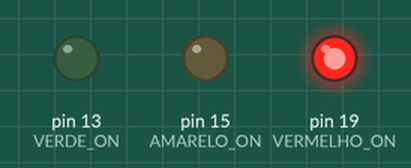
The sketch below on a simulated Arduino Uno, built with avr-gcc and run on an emulated ATmega328P. Shown: output pins drawn as LEDs (lit = HIGH).

Above: at 1.0 s.
At 2.5 s:
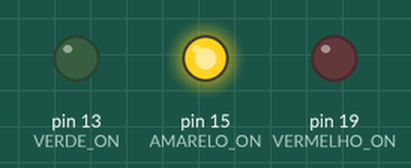
At 4.0 s:
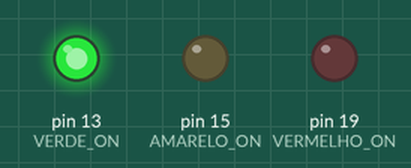
Timing chart, 0 to 6.5 s (numbered marks = the images above):
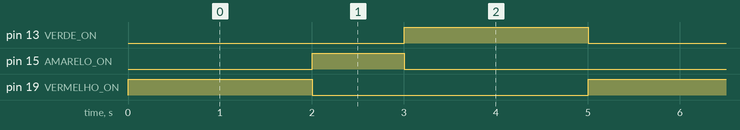

Measured:
- by itself, pin 13 (VERDE_ON), pin 19 (VERMELHO_ON): alternates HIGH for 2.0 s and LOW for 3.0 s
- by itself, pin 15 (AMARELO_ON): alternates HIGH for 1.0 s and LOW for 4.0 s
- by itself, everything shown: repeats every 5.0 s, in 3 steps

The sketch:

L_gica_Simplificada.ino
```cpp
#include <avr/io.h>
#include <util/delay.h>

#define VERMELHO_ON (1 << PC5)
#define AMARELO_ON  (1 << PC1)
#define VERDE_ON    (1 << PB5)

int main() {
    // Configuração dos pinos de saída
    DDRC |= VERMELHO_ON | AMARELO_ON; // Define PC5 e PC1 como saída
    DDRB |= VERDE_ON;                 // Define PB5 como saída
    DDRD = 0;                          // Todos os pinos de D como entrada

    while (1) {
        // Liga somente o vermelho e espera 2s
        PORTC = VERMELHO_ON;
        PORTB = 0;
        _delay_ms(2000);

        // Liga somente o amarelo e espera 1s
        PORTC = AMARELO_ON;
        PORTB = 0;
        _delay_ms(1000);

        // Liga somente o verde e espera 2s
        PORTC = 0;
        PORTB = VERDE_ON;
        _delay_ms(2000);
    }
}
```
